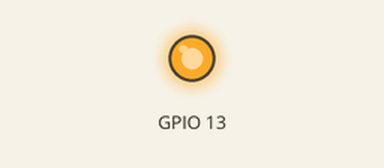
Bench run of a sketch on a simulated ESP32. On the bench: output pins drawn as LEDs (lit = HIGH). What the sketch prints to the serial monitor is not drawn.

Above: at 5.0 s.
At 10.5 s:
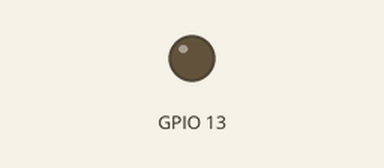
Timing chart, 0 to 14.3 s (numbered marks = the images above):
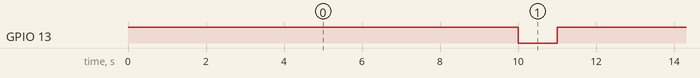

The sketch:

01LightSleep.ino
```cpp
#define TIME_TO_SLEEP  10        /* Time ESP32 will go to sleep (in seconds) */
//使用一般記憶體紀錄喚醒次數
int MemeryBootCount = 0;//等等將與深度睡眠做比較

void setup() {
  Serial.begin(115200);
  pinMode(13,OUTPUT);
  digitalWrite(13,HIGH);
  //定義喚醒時間
  esp_sleep_enable_timer_wakeup(TIME_TO_SLEEP * 1000 * 1000);
}

void loop() {
  Serial.println("MemeryBootCount = " + String(MemeryBootCount++));
  digitalWrite(13,HIGH);
  Serial.println("Do Your Jobs");
  delay(10000);
  Serial.println("進入輕度睡眠");
  digitalWrite(13,LOW);
  esp_light_sleep_start();
  //印出喚醒原因
  print_wakeup_reason();
  //印出喚醒次數
}

//印出喚醒原因
void print_wakeup_reason() {
  esp_sleep_wakeup_cause_t wakeup_reason = esp_sleep_get_wakeup_cause();
  Serial.println("-------------------------");
  Serial.print("喚醒原因：");
  switch (wakeup_reason) {
    case ESP_SLEEP_WAKEUP_EXT0 : Serial.println("RTC腳位喚醒"); break;
    case ESP_SLEEP_WAKEUP_EXT1 : Serial.println("RTC控制喚醒"); break;
    case ESP_SLEEP_WAKEUP_TIMER : Serial.println("定時喚醒"); break;
    case ESP_SLEEP_WAKEUP_TOUCHPAD : Serial.println("觸控喚醒"); break;
    case ESP_SLEEP_WAKEUP_ULP : Serial.println("協同CPU喚醒"); break;
    default : Serial.printf("其他原因喚醒 %d\n", wakeup_reason); break;
  }
}
```

Measured:
- by itself, GPIO 13: alternates HIGH for 10.0 s and LOW for 1.0 s
